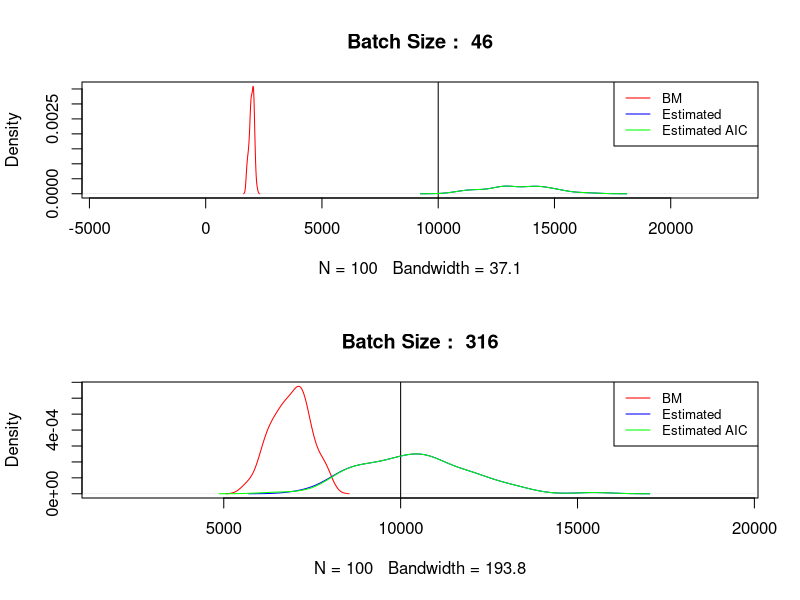
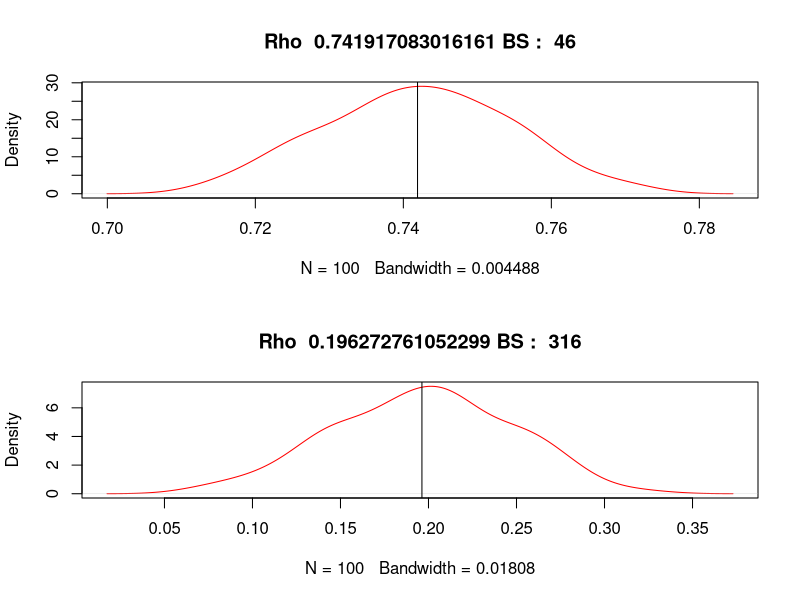
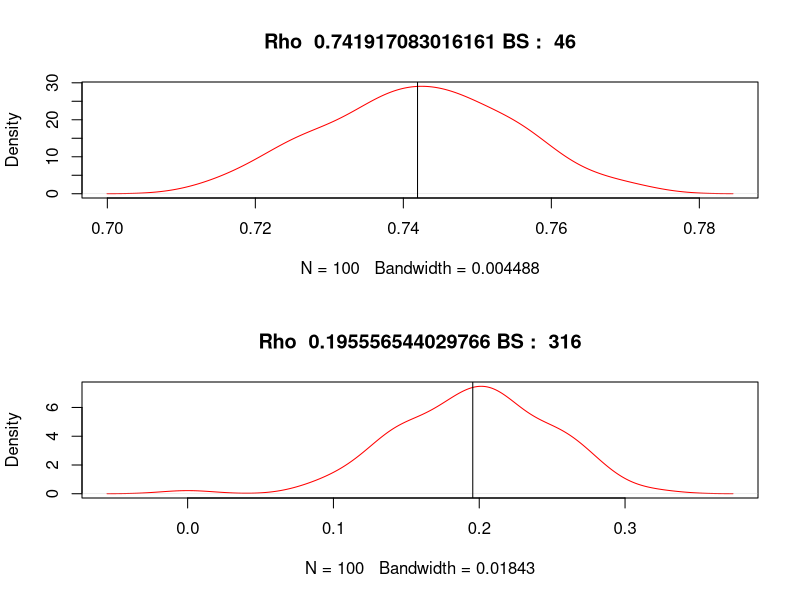

Write R code to recreate these figures, in order.

# When I use this function then it doesnt give the right answer
calculate_est <- function(b, alpha_sq, rho) {
    return ((b*alpha_sq)/((1-rho)^2))
}

# b_dist <- c(100,200,500,1000);
# b_dist <- c(10,20,50,100);
b_dist <- numeric(2);
iter <- 100

sample_mean_dist <- numeric(length = iter)

bm_sigma_dist <- matrix(0, nrow = length(b_dist), ncol = iter)

est_sigma_dist <- matrix(0, nrow = length(b_dist), ncol = iter)
rho_dist <- matrix(0,nrow = length(b_dist), ncol = iter)
alpha_dist <- matrix(0,nrow = length(b_dist), ncol = iter)

est_sigma_dist_aic <- matrix(0, nrow = length(b_dist), ncol = iter)
rho_dist_aic <- matrix(0,nrow = length(b_dist), ncol = iter)
alpha_dist_aic <- matrix(0,nrow = length(b_dist), ncol = iter)

T <- 1e5
b_dist[2] <- floor(T^(1/2))
b_dist[1] <- floor(T^(1/3))

phi <- 0.99
alpha <- 1

sigma_true = (alpha^2)/((1-phi)^2)

# This is to the code for which model has to be made for an AR1 process
for(it in 1:iter){
    print(paste("Iter : ", it))

    x <- numeric(T)
    x[1] <- rnorm(1,0,1)

    for(i in 2:T){
        x[i] <- x[i-1]*phi + rnorm(1,0,alpha)
    }

    n <- T

    for(b in b_dist){
        a <- floor(n/b)
        Y <- numeric(a)

        for(i in 0:(a-1)){
            Y[i+1] <- mean(x[((b*i)+1):(b*(i+1))])
        }

        mu <- mean(x)
        bm_sigma <- (b/(a-1))*(sum((Y-mu)^2))

        # AIC is FALSE
        model <- ar(Y, aic = FALSE, order.max = 1)

        rho_c <- model$ar
        alpha_sq_c <- model$var.pred
        
        est_sigma <- calculate_est(b, alpha_sq_c, rho_c)

        rho_dist[which(b == b_dist), it] <- rho_c
        alpha_dist[which(b == b_dist), it] <- alpha_sq_c

        bm_sigma_dist[which(b == b_dist), it] <- bm_sigma
        est_sigma_dist[which(b == b_dist), it] <- est_sigma

        # AIC is TRUE
        model_aic <- ar(Y, aic = TRUE, order.max = 1)

        if(length(model_aic$ar) == 0){
            rho_c_aic = 0
        } else {
            rho_c_aic <- model_aic$ar
        }
    
        alpha_sq_c_aic <- model_aic$var.pred

        rho_dist_aic[which(b == b_dist), it] <- rho_c_aic
        alpha_dist_aic[which(b == b_dist), it] <- alpha_sq_c_aic

        est_sigma_aic <- calculate_est(b, alpha_sq_c_aic, rho_c_aic)

        est_sigma_dist_aic[which(b == b_dist), it] <- est_sigma_aic
    }
}

cbind(apply(bm_sigma_dist,1,mean),apply(est_sigma_dist,1,mean),apply(est_sigma_dist_aic,1,mean))
cbind(apply(bm_sigma_dist,1,var),apply(est_sigma_dist,1,var),apply(est_sigma_dist_aic,1,var)) 

for(i in 1:length(b_dist)){
    mse_bm = (1/n)*sum((sigma_true-bm_sigma_dist[i,])^2);
    mse_est = (1/n)*sum((sigma_true-est_sigma_dist[i,])^2);
    mse_est_aic = (1/n)*sum((sigma_true-est_sigma_dist_aic[i,])^2);
    print(paste("Batch Size ",b_dist[i]," MSE BM: ",mse_bm," MSE EST: ",mse_est,"MSE AIC EST: ", mse_est_aic));
}


pdf(file = paste("/mnt/d/2022_Jan-Apr/Semester 8/Mth UGP/Latec Images/Week 8/",phi,"_AR.pdf",sep=""), height = 8, width = 10, pointsize = 10)
par(mfrow=c(2,1))    

for(i in 1:length(b_dist)) {
    min_lim = min(bm_sigma_dist[i,],est_sigma_dist[i,],est_sigma_dist_aic[i,])
    max_lim = max(bm_sigma_dist[i,],est_sigma_dist[i,],est_sigma_dist_aic[i,])
    range = max_lim - min_lim
    plot(density(bm_sigma_dist[i,]), xlim = c(min_lim - 0.4*(range), max_lim + 0.4*(range)), main = paste("Batch Size : ",b_dist[i]), lwd = 1, col = "red")
    abline(v = sigma_true)
    lines(density(est_sigma_dist[i,]), lwd = 1, col = "blue")
    lines(density(est_sigma_dist_aic[i,]), lwd = 1, col ="green")
    legend("topright", legend=c("BM ","Estimated ", "Estimated AIC "), col=c("red","blue", "green"), lty=1:1:1, cex=0.8)
}

dev.off()

pdf(file = paste("/mnt/d/2022_Jan-Apr/Semester 8/Mth UGP/Latec Images/Week 8/",rho,"_RHO.pdf",sep=""), height = 8, width = 10, pointsize = 10)
par(mfrow=c(2,1))    

for(i in 1:length(b_dist)) {
    plot(density(rho_dist[i,]), col = "red", main = paste("Rho ", mean(rho_dist[i,]),"BS : ", b_dist[i]))
    abline(v = mean(rho_dist[i,]))
}

dev.off()


pdf(file = paste("/mnt/d/2022_Jan-Apr/Semester 8/Mth UGP/Latec Images/Week 8/",rho,"_RHO_AIC.pdf",sep=""), height = 8, width = 10, pointsize = 10)
par(mfrow=c(2,1))    

for(i in 1:length(b_dist)) {
    plot(density(rho_dist_aic[i,]), col = "red", main = paste("Rho ", mean(rho_dist_aic[i,]),"BS : ", b_dist[i]))
    abline(v = mean(rho_dist_aic[i,]))
}

dev.off()


par(mfrow=c(1,1))
